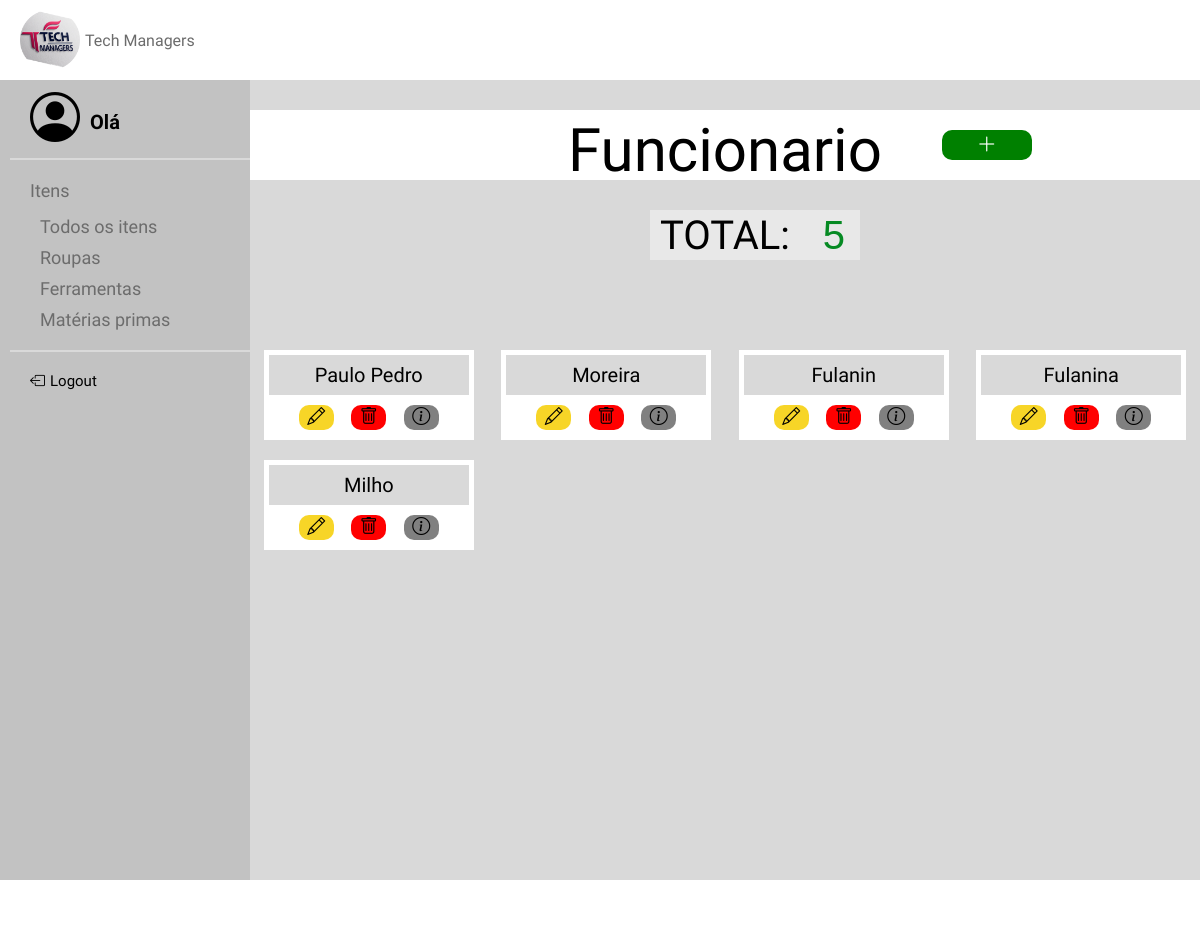
Before: /TelaAF with the older database file.
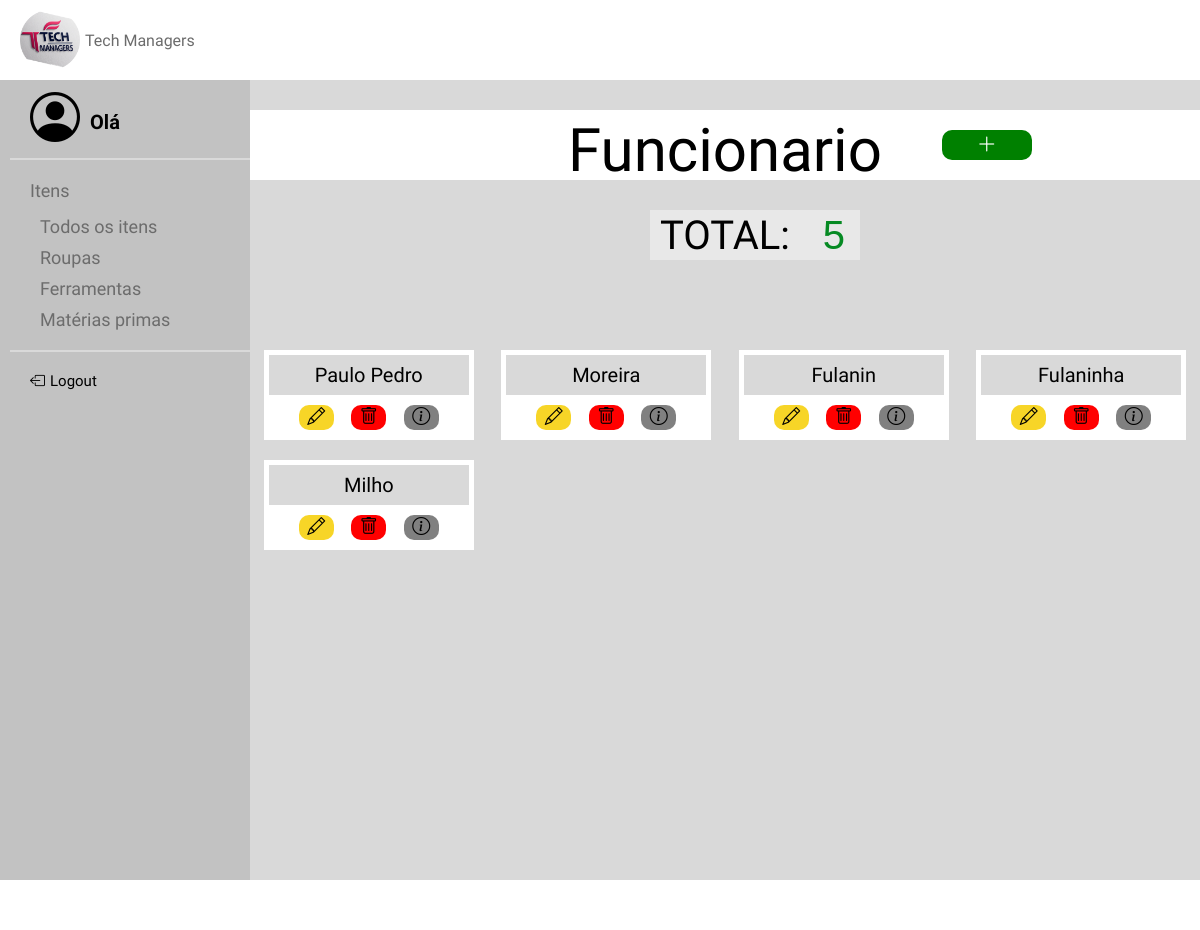
After: the same page with the newer database file.
### models.py (models this page shows, shortened)
class Funcionario(Base):
    __tablename__ = 'funcionario'
    id = Column(Integer, primary_key=True)
    nome = Column(String(40), nullable=False, index=True)
    email = Column(String(40), nullable=False, index=True, unique=True)
    cpf = Column(String(11), nullable=False, index=True, unique=True)
    senha = Column(String(11), nullable=False, index=True)
    admin = Column(String(11), nullable=False, index=True)

### app.py (the view)
@app.route('/TelaAF')
def telafuncionarios():
    funcionarios = Funcionario.query.all()
    return render_template("TelaAFuncionarios.html", funcionarios=funcionarios)

### templates/TelaAFuncionarios.html
{% extends "base.html" %}
{% block conteudo %}
    <link rel="stylesheet" href="/static/TelaAFuncionario.css">
    <div class="container">
        <div id="numero">
            <p class="titulo">Funcionario</p>
            <div class="botoestitle" id="ladinho">
                <button id="btn1" onclick="window.location.href='{{ url_for('TelaCF') }}'"><i class="bi bi-plus-lg"></i>
                </button>
            </div>
        </div>
        <div id="total">
            <p for="numero" id="textonumero"> TOTAL: </p>
            <input type="number" id="camponumero" name="numero" value="{{ funcionarios | length }}" readonly>
        </div>
        <div class="cards">
            {% for funcionario in funcionarios %}
                <div class="card">
                    <p>{{ funcionario.nome}}</p>
                    <div class="botoes">
                        <button id="btn1" onclick="window.location.href='{{ url_for('TelaEF', id=funcionario.id) }}'">
                            <i class="bi bi-pencil"></i></button>
                        <button id="btn2"><a href="{{ url_for('delete_funcionario', id=funcionario.id) }}" methods="DELETE">
                            <i class="bi bi-trash"></i></a></button>
                        <button id="btn3" onclick="window.location.href='{{ url_for('TelaDF', id=funcionario.id) }}'">
                            <i class="bi bi-info-circle"></i></button>
                    </div>
                </div>
            {% endfor %}
        </div>
    </div>
{% endblock %}

### templates/base.html (shortened to what this page needs)
<!DOCTYPE html>
<html lang="pt-br">
<head>
    <link rel="stylesheet" href="https://cdn.jsdelivr.net/npm/bootstrap-icons@1.10.5/font/bootstrap-icons.css">
    <link rel="stylesheet" href="/static/base.css">
</head>
<body>
<header>
    <a class="navbar-brand" id="logo">
        <img src="../static/imagens/logo.png" width="60" height="60">
        <strong class="koulen-regular" id="txt_logo">Tech Managers</strong>
    </a>
</header>
<aside class="sidebar">
    {% if 'admin' in session and session['admin'] %}
        <div class="pessoa"><i class="bi bi-person-circle" id="person"></i>
            <p>Olá Admin</p></div>
        <hr>
        <dl class="lista">
            <dt class="dt1" id="txt"><a href="{{ url_for('telafuncionarios') }}">Funcionarios</a></dt>
            <dt class="dt2" id="txt"><a href="{{ url_for('telaitens') }}">Itens</a></dt>
            <dd class="dd1" id="txt"><a href="{{ url_for('telaitens') }}">Todos os itens</a></dd>
            <dd class="dd2" id="txt"><a href="{{ url_for('tela_roupas') }}">Roupas</a></dd>
            <dd class="dd3" id="txt"><a href="{{ url_for('tela_ferramentas') }}">Ferramentas</a></dd>
            <dd class="dd4" id="txt"><a href="{{ url_for('tela_materia_prima') }}">Matérias primas</a></dd>
        </dl>
    {% else %}
        <div class="pessoa"><i class="bi bi-person-circle" id="person"></i>
            <p>Olá {{ session['nome_funcionario'] }}</p></div>
        <hr>
        <dl class="lista">
            <dt class="dt2" id="txt"><a href="{{ url_for('TelaFI') }}">Itens</a></dt>
            <dd class="dd1" id="txt"><a href="{{ url_for('TelaFI') }}">Todos os itens</a></dd>
            <dd class="dd2" id="txt"><a href="{{ url_for('tela_roupas') }}">Roupas</a></dd>
            <dd class="dd3" id="txt"><a href="{{ url_for('tela_ferramentas') }}">Ferramentas</a></dd>
            <dd class="dd4" id="txt"><a href="{{ url_for('tela_materia_prima') }}">Matérias primas</a></dd>
        </dl>
    {% endif %}
        <hr>
        <div class="deslogar"><i class="bi bi-box-arrow-left" id="logout"></i>
            <a href="{{ url_for('logout') }}">Logout</a></div>
</aside>
<main>
    <div class="meio">
        {% block conteudo %}
        {% endblock %}
    </div>
</main>
<footer>
</footer>
</body>
</html>

### static/base.css (style rules this page uses)
* { margin: 0; padding: 0; }
.koulen-regular { font-family: "Koulen", sans-serif; font-weight: 400; font-style: normal; }
body { background-color: #d9d9d9; display: grid; grid-template-columns: auto 1fr 1fr; }
header { width: 100%; height: 80px; background-color: #ffffff; display: flex; flex-direction: row; padding-left: 20px; justify-items: center; text-align: center; justify-content: flex-start; grid-column: span 3; }
#logo { margin-right: auto; display: flex; text-align: center; align-items: center; gap: 5px; width: auto; height: auto; }
main { height: 100%; width: 100%; min-height:100vh; display: flex; flex-direction: row; align-items: start; grid-column: span 2; }
footer { height: 50px; width: 100%; background-color: white; grid-column: span 3; }
aside hr { border: 1px solid #d9d9d9; margin-top: 10px; margin-bottom: 20px; margin-left: 10px; }
aside { height: inherit; width: 250px; background-color: #C2C2C2; color: #6c6c6c; padding-top: 10px; font-family: "Mako", sans-serif; font-size: 18px; display: flex; flex-direction: column; grid-column: span 1; }
#person { color: black; font-size: 50px; }
.pessoa { display: flex; flex-direction: row; font-size: 20px; margin-left: 30px; }
.pessoa p { margin-top: 20px; margin-left: 10px; color: black; font-weight: bold; }
#logout { color: black; font-size: 15px; }
.deslogar { display: flex; flex-direction: row; font-size: 15px; margin-left: 30px; color: black; }
.deslogar a { margin-left: 5px; color: black; }
dl { margin-left: 10px; display: flex; flex-direction: column; }
dt { margin-left: 20px; margin-bottom: 10px; }
.dt2 { margin-bottom: 15px; }
dd { margin-left: 30px; margin-bottom: 10px; }
.meio { width: 100%; height: 100%; background-color: #d9d9d9; }
a { text-decoration: none; color: #6c6c6c; }

Changed rows visible on the page:
changed Funcionario: nome "Fulanina" → "Fulaninha"
